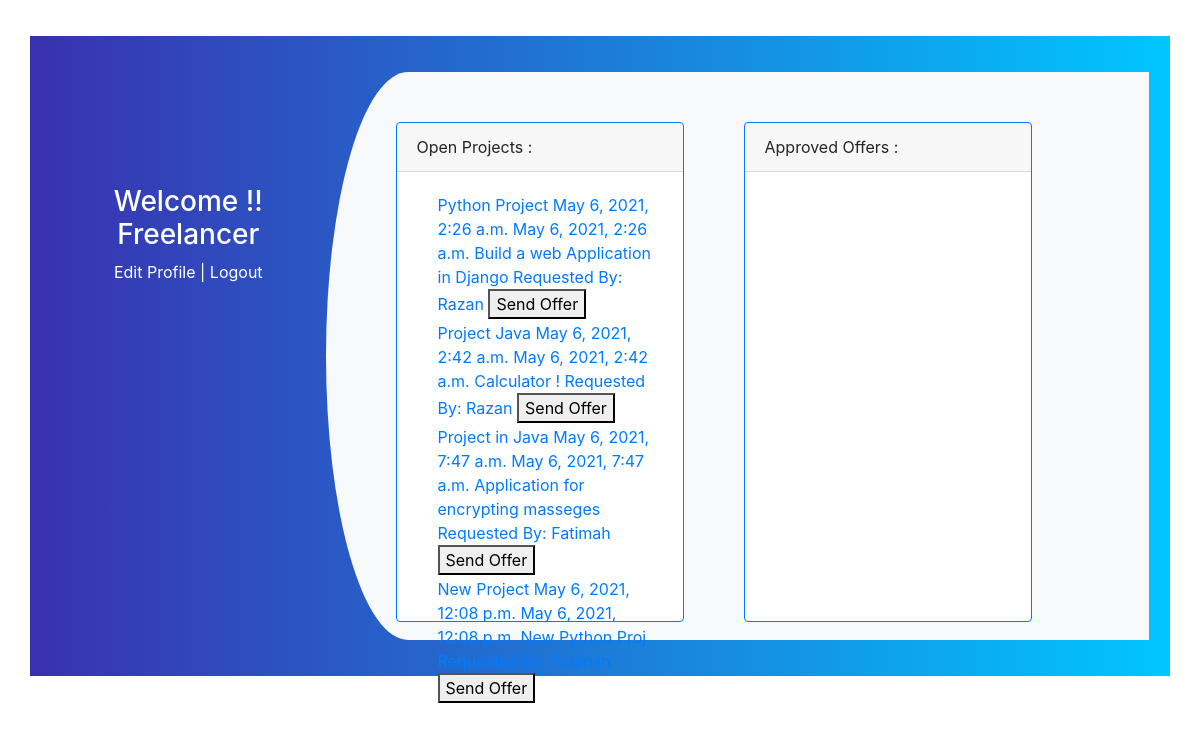
Page /freelancer on the committed database.
### app/models.py (models this page shows)
class Project(models.Model):
    proj_name = models.CharField(max_length=250)
    freelancer=models.ForeignKey(Freelancer, related_name="freelancer" ,on_delete = models.CASCADE, null=True)
    customer=models.ForeignKey(Customer, related_name="customer" ,on_delete = models.CASCADE)
    start_date=models.DateTimeField(auto_now_add=True)
    deadline = models.DateTimeField(auto_now=True)
    discription = models.CharField(max_length=230)
    created_at = models.DateTimeField(auto_now_add=True)
    updated_at = models.DateTimeField(auto_now=True)

class Customer(models.Model):
    fname = models.CharField(max_length=30)
    lname = models.CharField(max_length=30)
    phone_no= models.IntegerField()
    email = models.CharField(max_length=30)
    password = models.CharField(max_length=30)
    created_at = models.DateTimeField(auto_now_add=True)
    updated_at = models.DateTimeField(auto_now=True)
    objects = CostumerManager()

### app/views.py (the view)
# urls.py: path('freelancer' , views.freelancer),
def freelancer(request):
    context = {
        'all_users' : Freelancer.objects.all(),
        'all_projects': Project.objects.all(),
        'all_request': Request.objects.all()
    }
    return render(request, 'freelancer.html',context)

### app/templates/freelancer.html (shortened to what this page needs)
<!DOCTYPE html>
<html lang="en">
<head>
    {% load static %}
    <link rel="stylesheet" href="{% static 'style.css' %}">
    <link rel="stylesheet" href="https://cdnjs.cloudflare.com/ajax/libs/twitter-bootstrap/4.3.1/css/bootstrap.min.css">
</head>
<body>
    <div class="container register">
        <div class="row">
            <div class="col-md-3 register-left">
                <img src="C:\Users\Rooz albasha\Desktop\project\weather\log in logo.jpg" alt="">
                <h3>Welcome {{request.session.fname}} !! Freelancer
                </h3>
                <a href='edit_account/{{request.session.uid}}'>Edit Profile </a>|
                <a href='/logout'>Logout</a>
            </div>
            <div class="col-md-9 register-right">
                <div class="card border-primary mb-2" style="max-width: 18rem;">
                    <div class="card-header">Open Projects :</div>
                        <div class="card-body text-primary">
                            {% for proj in all_projects  %}
                            <table>
                                <tr>
                                    <td>{{proj.proj_name}}
                                        {{proj.start_date}}
                                        {{proj.deadline}}
                                        {{proj.discription}}
                                        Requested By: {{proj.customer.fname}}
                                        <a href="/accept_req"><button>Send Offer</button></a>
                                    </td>
                                </tr>
                                {% endfor %}
                            </table>
                        </div>
                </div>
                <div class="card border-primary mb-2" style="max-width: 18rem;">
                    <div class="card-header">Approved Offers :</div>
                        <div class="card-body text-primary">
                        </div>
                </div>
            </div>
    </div>
</body>
</html>

### app/static/style.css (style rules this page uses)
.register { background: -webkit-linear-gradient(left, #3931af, #00c6ff); margin-top: 3%; padding: 3%; }
.register-left { text-align: center; color: #fff; margin-top: 4%; }
.register-right { background: #f8f9fa; border-top-left-radius: 10% 50%; border-bottom-left-radius: 10% 50%; }
.register-left img { margin-top: 15%; margin-bottom: 5%; width: 25%; -webkit-animation: mover 2s infinite alternate; animation: mover 1s infinite alternate; }

### app/templates/freelancer.html (style rules this page uses)
.register { background: -webkit-linear-gradient(left, #3931af, #00c6ff); margin-top: 3%; padding: 3%; }
.register-left { height: 300px; text-align: center; color: #fff; margin-top: 4%; }
.register-right { background: #f8f9fa; border-top-left-radius: 10% 50%; border-bottom-left-radius: 10% 50%; padding: 10px; display: flex; }
.register-left img { margin-top: 15%; margin-bottom: 5%; width: 25%; -webkit-animation: mover 2s infinite alternate; animation: mover 1s infinite alternate; }
a { color:white; }
img { width: 200px; padding: 10px; margin-top: 10px; margin-left: 30px; }
table { padding: 40px; margin-left: 20px; }
.card { margin-top: 40px; margin-left: 60px; height:500px; width: 400px; }

### rows in the picture
Project: proj_name "Python Project", start_date "May 6, 2021, 2:26 a.m.", deadline "May 6, 2021, 2:26 a.m.", discription "Build a web Application in Django", customer.fname "Razan"
Project: proj_name "Project Java", start_date "May 6, 2021, 2:42 a.m.", deadline "May 6, 2021, 2:42 a.m.", discription "Calculator !", customer.fname "Razan"
Project: proj_name "Project in Java", start_date "May 6, 2021, 7:47 a.m.", deadline "May 6, 2021, 7:47 a.m.", discription "Application for encrypting masseges", customer.fname "Fatimah"
Project: proj_name "New Project", start_date "May 6, 2021, 12:08 p.m.", deadline "May 6, 2021, 12:08 p.m.", discription "New Python Proj"
